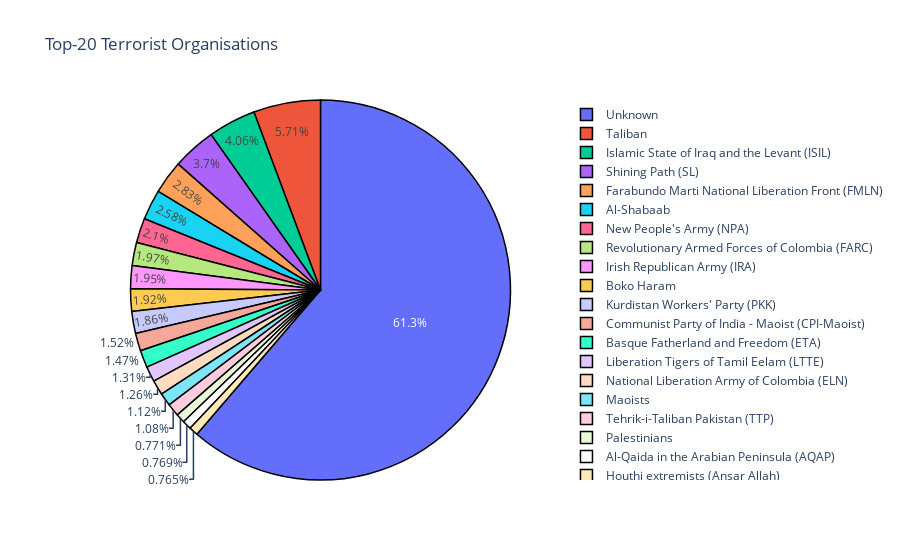

The notebook cell saved with this chart:
### Code cell
# Pie Chart 
labels = gname_success_agg[gname_success_agg > 500][:20].index
values = gname_success_agg[gname_success_agg > 500][:20].values

fig = go.Figure(data=[go.Pie(labels=labels, values=values)])
fig.update(layout_title_text='Top-20 Terrorist Organisations',layout_showlegend=True)
fig.update_traces(textfont_size=12, marker=dict(line=dict(color='#000000', width=1.5)))
                 

fig.show()

### Figure 1 — Plotly figure (JSON) as saved in the notebook; plotly's stock layout.template omitted (floating-point values rounded to 4 significant figures)
{"data": [{"labels": ["Unknown", "Taliban", "Islamic State of Iraq and the Levant (ISIL)", "Shining Path (SL)", "Farabundo Marti National Liberation Front (FMLN)", "Al-Shabaab", "New People's Army (NPA)", "Revolutionary Armed Forces of Colombia (FARC)", "Irish Republican Army (IRA)", "Boko Haram", "Kurdistan Workers' Party (PKK)", "Communist Party of India - Maoist (CPI-Maoist)", "Basque Fatherland and Freedom (ETA)", "Liberation Tigers of Tamil Eelam (LTTE)", "National Liberation Army of Colombia (ELN)", "Maoists", "Tehrik-i-Taliban Pakistan (TTP)", "Palestinians", "Al-Qaida in the Arabian Peninsula (AQAP)", "Houthi extremists (Ansar Allah)"], "marker": {"line": {"color": "#000000", "width": 1.5}}, "textfont": {"size": 12}, "type": "pie", "values": [71748, 6680, 4759, 4337, 3317, 3016, 2457, 2302, 2282, 2247, 2175, 1774, 1721, 1530, 1470, 1309, 1267, 903, 900, 896]}], "layout": {"showlegend": true, "title": {"text": "Top-20 Terrorist Organisations"}}}
